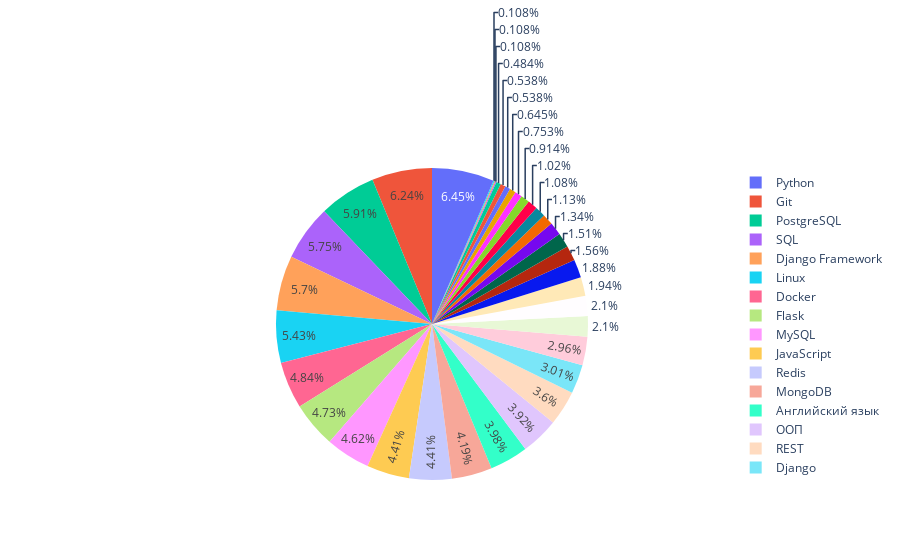

The cell this chart's notebook holds for it:
### Code cell
fig = px.pie(top_skills, values='total_score', names=top_skills.index)
fig.show()

### Figure 1 — Plotly figure (JSON) as saved in the notebook; plotly's stock layout.template omitted (floating-point values rounded to 4 significant figures)
{"data": [{"domain": {"x": [0, 1], "y": [0, 1]}, "hovertemplate": "index=%{label}<br>total_score=%{value}<extra></extra>", "labels": ["Python", "Git", "SQL", "PostgreSQL", "Django Framework", "Linux", "Flask", "Docker", "JavaScript", "Английский язык", "MySQL", "ООП", "MongoDB", "Redis", "REST", "RabbitMQ", "Django", "CSS", "HTML", "Atlassian Jira", "C++", "API", "Java", "MS SQL", "Базы данных", "Работа в команде", "AWS", "Celery", "Pytest", "aiohttp", "React", "asyncio", "NoSQL", "Мобильность", "PHP", "Design Patterns"], "legendgroup": "", "name": "", "showlegend": true, "type": "pie", "values": [120, 116, 107, 110, 106, 101, 88, 90, 82, 74, 86, 73, 78, 82, 67, 55, 56, 36, 39, 39, 29, 25, 17, 12, 35, 10, 10, 21, 9, 19, 28, 20, 14, 2, 2, 2]}], "layout": {"legend": {"tracegroupgap": 0}, "margin": {"t": 60}}}
